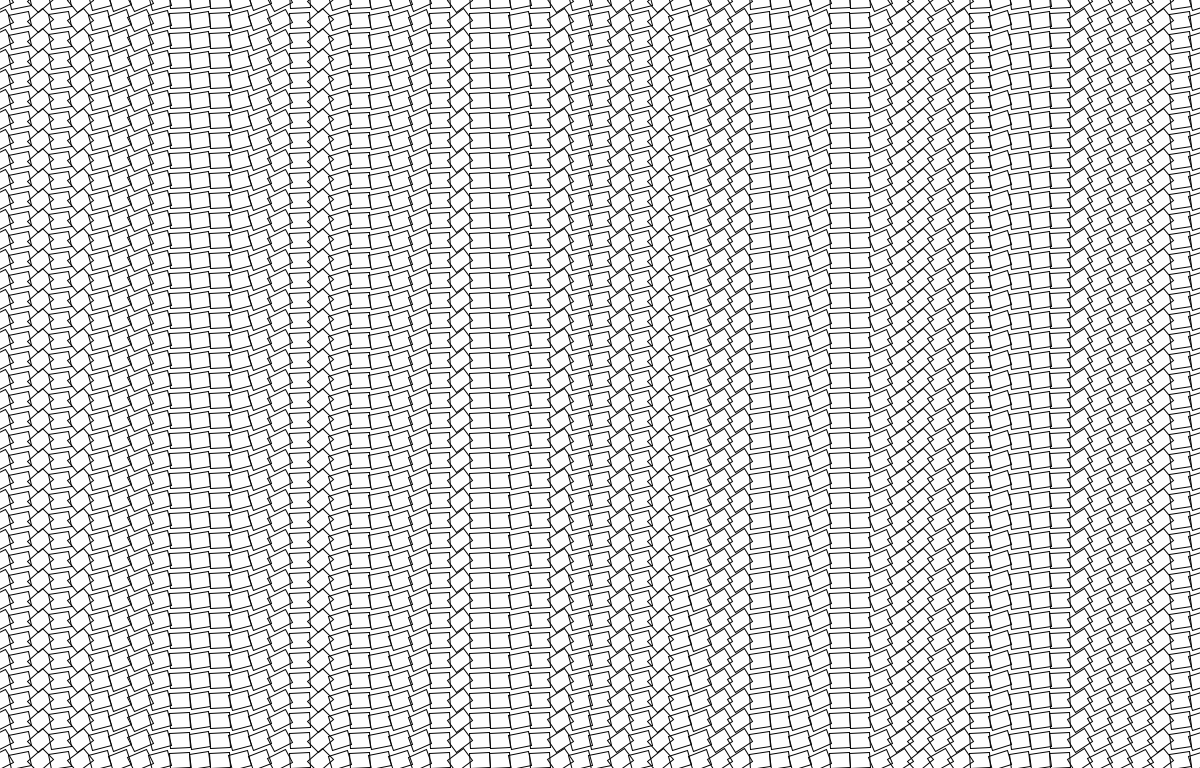
Frame 1 (no input)
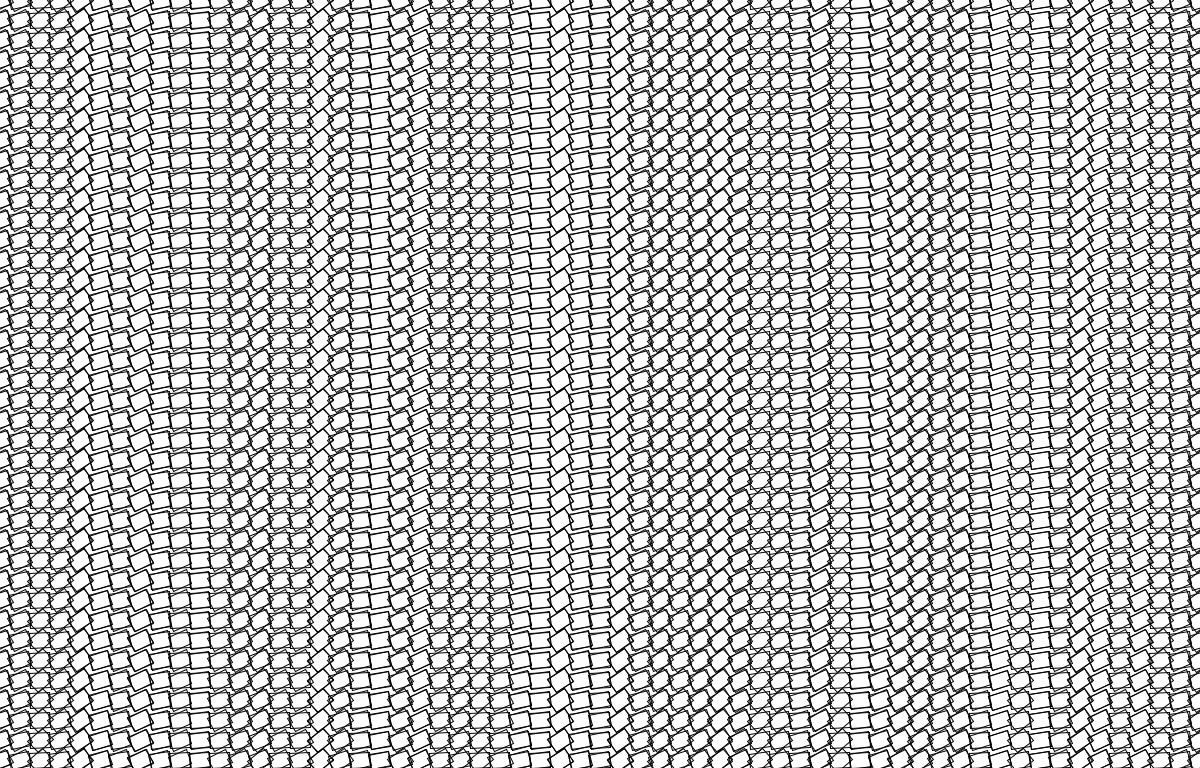
Frame 2 (the mouse pressed at the canvas centre, redrawn once)

The Processing sketch that drew these frames (run headless with seeded random() and noise(); the mouse was pressed at the canvas centre and the sketch redrawn once):

// Processing sketch: processing_151995
// ── processing_151995.pde

int brickWidth = 20; // width of rect
int brickHeight = 15; // height of rect
int cols = 20; // width of columns
int rows = 24;  // height of rows
int columnOffset = 20; 
int rowOffset = 20;
float rotationIncrement = 0.15;

void setup () {
  size (1200, 768);
  background(255);
  smooth();
  noFill();
  stroke(1);
  noLoop();
}

void draw () {
  translate(0, 0);
  for(int i = 0; i < width; i++) { // as long as i is less than 20, run this statement
  pushMatrix();
  translate(i* columnOffset, 0);
  float r = random(-QUARTER_PI);
    for (int j = 0; j < height; j++) {
      pushMatrix();
      translate(0, rowOffset * j);
      rotate(r);
      rect(-brickWidth / 2, -brickHeight / 2, brickWidth, brickHeight);
      popMatrix();
    }
  popMatrix();
  }
}
